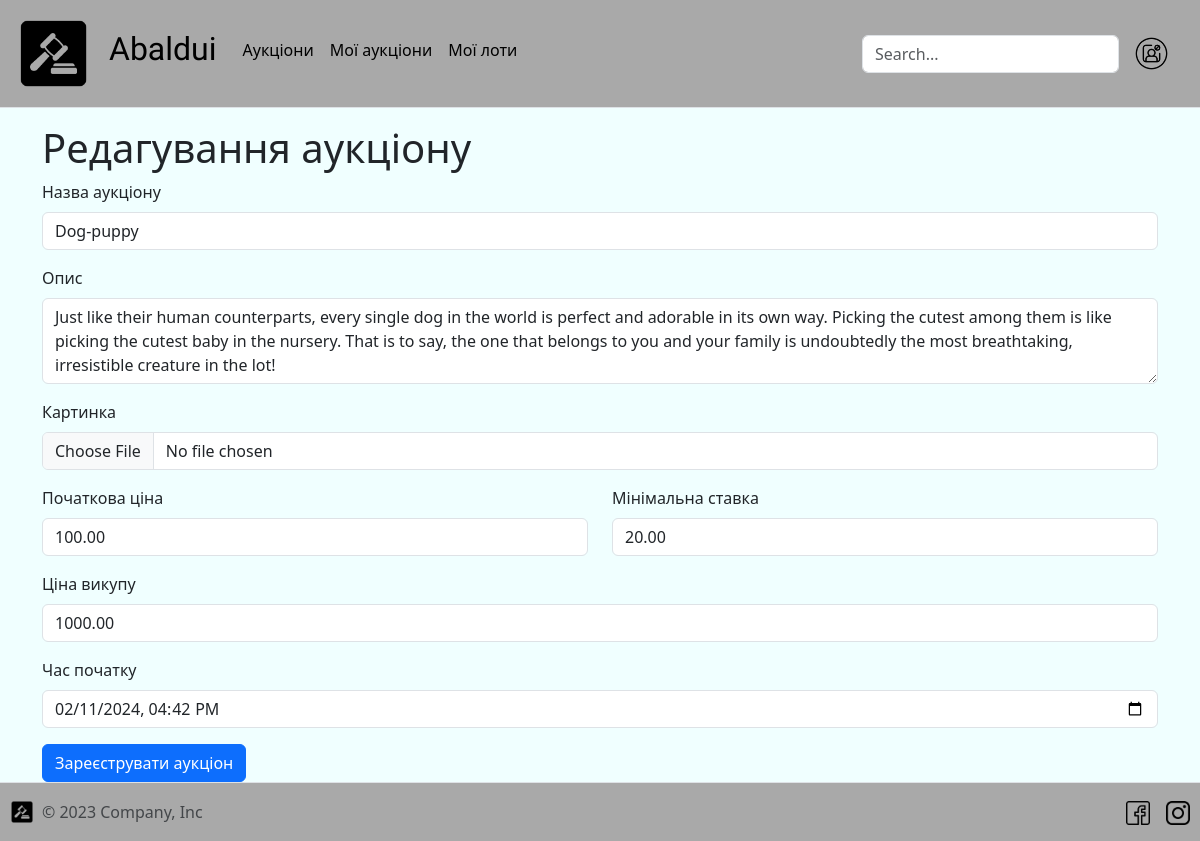
/auction/18/refactor/, run on the app's committed database.
### auction/models.py (models this page shows, shortened)
class Auction(models.Model):
    name = models.CharField(max_length=255, default="Auction")
    description = models.TextField(blank=True, null=True, max_length=700)
    image = models.ImageField(upload_to="auction-images/", blank=True, null=True)
    creator = models.ForeignKey(to=User, on_delete=models.DO_NOTHING, related_name="auctions")
    current_better = models.ForeignKey(to=User, on_delete=models.DO_NOTHING, null=True, blank=True,
                                       related_name="auctions_betters")
    start_price = models.DecimalField(max_digits=15, decimal_places=2)
    minimal_bet = models.DecimalField(max_digits=15, decimal_places=2)
    current_bet = models.DecimalField(max_digits=15, decimal_places=2, default=0)
    price_of_ransom = models.DecimalField(max_digits=15, decimal_places=2, null=True)
    time_of_creation = models.DateTimeField(auto_now_add=True)
    time_of_start = models.DateTimeField()
    seconds_to_end = models.IntegerField(default=60)
    is_completed = models.BooleanField(default=False)
    participants = models.ManyToManyField(User)
    class Meta:
        ordering = ["-time_of_start"]
    def start_time_value(self):
        return datetime.datetime.strftime(self.time_of_start, "%Y-%m-%dT%H:%M")

### auction/views.py (the view)
# urls.py: path('<int:pk>/refactor/', auction_refactor),
@atomic
def auction_refactor(request, pk: int):
    try:
        auction = Auction.objects.get(pk=pk)
    except Exception as e:
        return HttpResponse(e)
    context = {
        "auction": auction
    }
    if request.method == "POST":
        name = request.POST["name"]
        description = request.POST["description"]
        image = request.FILES["image"]
        start_price = request.POST["start_price"]
        minimal_bet = request.POST["minimal_bet"]
        price_of_ransom = request.POST["price_of_ransom"]
        date_start = request.POST["date_start"]
        if not image:
            image = auction.image
        auction.name = name
        auction.description = description
        auction.image = image
        auction.start_price = start_price
        auction.minimal_bet = minimal_bet
        auction.price_of_ransom = price_of_ransom
        auction.date_start = date_start
        auction.save()
    else:
        return render(
            request,
            "auction/auction-refactor.html",
            context=context
        )

### templates/auction/auction-refactor.html (shortened to what this page needs)
{% extends 'base.html' %}
{% load static %}
{% block content %}
<div class="container">
  <h1>Редагування аукціону</h1>
  <form method="POST" enctype='multipart/form-data'>
      <div class="mb-3">
          <label for="auctionName" class="form-label">Назва аукціону</label>
          <input type="text" value="{{ auction.name }}" name="name" class="form-control" id="auctionName">
      </div>
      <div class="mb-3">
          <label for="description" class="form-label">Опис</label>
          <textarea class="form-control" name="description" id="description" rows="3">{{ auction.description }}</textarea>
      </div>
      <div class="mb-3">
          <label for="image" class="form-label">Картинка</label>
          <input type="file" value="{{ auction.image }}" name="image" class="form-control" id="image">
      </div>
      <div class="row">
          <div class="col-md-6 mb-3">
              <label for="startPrice" class="form-label">Початкова ціна</label>
              <input type="number"  value="{{ auction.start_price }}" name="start_price" class="form-control" id="startPrice">
          </div>
          <div class="col-md-6 mb-3">
              <label for="minBid" class="form-label">Мінімальна ставка</label>
              <input type="number" value="{{ auction.minimal_bet }}" name="minimal_bet" class="form-control" id="minBid">
          </div>
      </div>
      <div class="mb-3">
          <label for="buyoutPrice" class="form-label">Ціна викупу</label>
          <input type="number" value="{{ auction.price_of_ransom }}" name="price_of_ransom" class="form-control" id="buyoutPrice">
      </div>
      <div class="mb-3">
          <label for="startTime" class="form-label">Час початку</label>
          <input type="datetime-local" value="{{ auction.start_time_value}}" name="date_start" class="form-control" id="startTime">
      </div>
      <button type="submit" class="btn btn-primary">Зареєструвати аукціон</button>
  </form>
</div>
{% endblock %}

### templates/base.html (style rules this page uses)
body { background-color: azure; }

### data on the page
Auction: name "Dog-puppy", description "Just like their human counterparts, every single dog in the world is perfect and adorable in its own way. Picking the cutest among them is like picking the cutest baby in the nursery. That is to say, the one that belongs to you and your family is undoubtedly the most breathtaking, irresistible creature in the lot!", start_price "100.00", minimal_bet "20.00", price_of_ransom "1000.00", date_start "02/11/2024 16:42"
